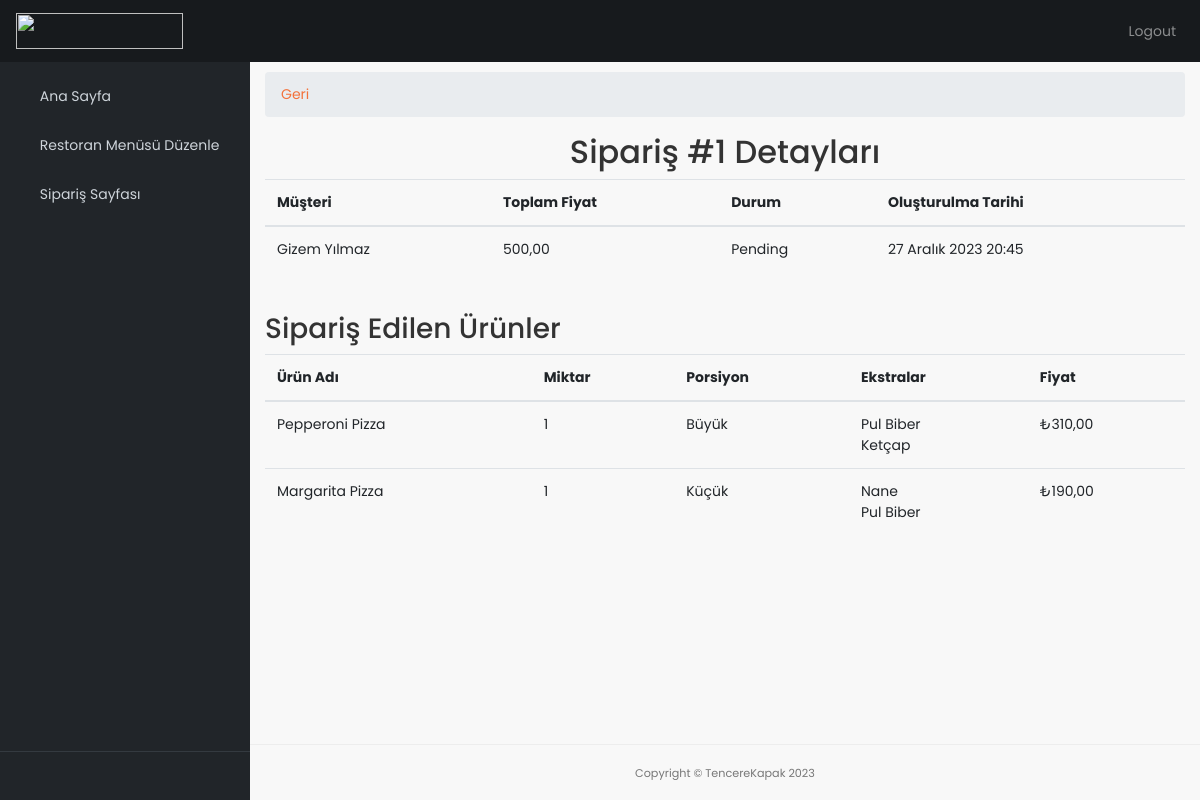
The page /order-detail/1/ (signed in) on the database its author committed.
### fooddelivery/models.py (models this page shows, shortened)
class Order(models.Model):
    STATUS = (
        ('pending', 'Pending'),
        ('approved', 'Approved'),
        ('rejected', 'Rejected'),
        ('delivered', 'Delivered'),
    )
    customer = models.ForeignKey(Customer, on_delete=models.CASCADE, related_name="orders")  # Hangi kullanıcının siparişi olduğu
    menu = models.ManyToManyField(Menu, through='OrderItem')  # Hangi ürünlerin siparişte olduğu
    total_price = models.DecimalField(max_digits=10, decimal_places=2, default=0.00)
    status = models.CharField(max_length=10, choices=STATUS, default='pending')
    shipping_address = models.ForeignKey(Adress, on_delete=models.CASCADE, related_name='orders_adresses')
    payment_method = models.CharField(max_length=100, null=False, blank=False, default='nakit')
    reviewed = models.BooleanField(default=False)
    created_at = models.DateTimeField(auto_now_add=True)
    updated_at = models.DateTimeField(auto_now=True)
    class Meta:
        db_table = 'order'
        verbose_name = 'Order'
        verbose_name_plural = 'Orders'

class Customer(AbstractBaseUser, PermissionsMixin):
    name = models.CharField(max_length=100, null=False, blank=False)
    email = models.EmailField(null=False, blank=False, unique=True)
    phone = models.CharField(max_length=10, null=True, blank=False, validators=[phone_number_validator])
    address = models.ManyToManyField('Adress', related_name='customers', blank=True)
    date_joined = models.DateTimeField(default=timezone.now)
    is_staff = models.BooleanField(default=False)
    is_active = models.BooleanField(default=True)
    objects = CustomerManager() # CustomerManager classını kullanarak kullanıcı oluşturmak için
    USERNAME_FIELD = 'email' # email alanı ile giriş yapılacak
    REQUIRED_FIELDS = ['name'] # kullanıcı oluştururken name alanı da zorunlu olacak
    class Meta:
        ordering = ['email']
        db_table = 'customer'
        verbose_name = 'Customer'
        verbose_name_plural = 'Customers'
        app_label = 'fooddelivery'

class OrderItem(models.Model):
    order = models.ForeignKey(Order, on_delete=models.CASCADE, related_name='orderitems')
    menu = models.ForeignKey(Menu, on_delete=models.CASCADE, related_name='menus')
    quantity = models.PositiveIntegerField()
    portion = models.ForeignKey(Portion, on_delete=models.SET_NULL, null=True, blank=True)
    extras = models.ManyToManyField(Extras, blank=True)
    shipping = models.ForeignKey(Adress, on_delete=models.CASCADE, related_name='orderitems_adresses')
    class Meta:
        db_table = 'order_item'
        verbose_name = 'Order Item'
        verbose_name_plural = 'Order Items'
    @property
    def total_item_price(self):
        total_price = self.menu.price
        if self.portion:
            total_price += self.portion.price
        for extra in self.extras.all():
            total_price += extra.price
        return total_price * self.quantity

class Menu(models.Model):
    restaurant = models.ForeignKey(Restaurant, on_delete=models.CASCADE, related_name='menus')
    name = models.CharField(max_length=150)
    price = models.DecimalField(null=False, max_digits=6, decimal_places=2, validators=[MinValueValidator(Decimal('0.01'))])
    description = models.TextField(null=False, blank=True)
    category = models.ForeignKey(Menu_Category, on_delete=models.CASCADE, related_name='menu_items')
    quantity = models.PositiveIntegerField()
    product_image = models.ImageField(upload_to='products/img', null=False, blank=True)
    extras = models.ManyToManyField(Extras, related_name='menus', blank=True)
    portions = models.ManyToManyField(Portion, related_name='menus', blank=False)
    is_active = models.BooleanField(default=True)
    created_at = models.DateTimeField(auto_now_add=True)
    updated_at = models.DateTimeField(auto_now=True)
    class Meta:
        db_table = 'menu'
        verbose_name = 'Menu'
        verbose_name_plural = 'Menus'

class Portion(models.Model):
    name = models.CharField(max_length=30, null=False, blank=False)
    price = models.DecimalField(null=False, max_digits=6, decimal_places=2, validators=[MinValueValidator(Decimal('0.00'))])
    class Meta:
        db_table = 'portions'
        verbose_name = 'Portion'
        verbose_name_plural = 'Portions'
    def __str__(self):
        return f'{self.name}'

class Extras(models.Model):
    name = models.CharField(max_length=30, null=False, blank=True)
    price = models.DecimalField(null=False, max_digits=6, decimal_places=2, validators=[MinValueValidator(Decimal('0.01'))])
    class Meta:
        db_table = 'extras'
        verbose_name = 'Extra'
        verbose_name_plural = 'Extras'

### restaurants/views.py (the view)
# urls.py: path('order-detail/<int:order_id>/', views.order_detail, name='order-detail'),
@login_required
def order_detail(request, order_id):
    order = get_object_or_404(Order, id=order_id)
    order_items = order.orderitems.all()
    context = {
        'order': order,
        'order_items': order_items,
    }
    return render(request, 'order_detail.html', context)

### restaurants/templates/order_detail.html
{% extends "adminbase.html" %}
{% load static %}
{% block content %}
<div class="content-wrapper">
    <div class="container-fluid">
        <ol class="breadcrumb">
            <li class="breadcrumb-item">
                <a href="/order-list">Geri</a>
            </li>
        </ol>
        <div class="order-details">
            <h2 class="text-center">Sipariş #{{ order.id }} Detayları</h2>
            <div class="table-responsive">
                <table class="table">
                    <thead>
                        <tr>
                            <th>Müşteri</th>
                            <th>Toplam Fiyat</th>
                            <th>Durum</th>
                            <th>Oluşturulma Tarihi</th>
                        </tr>
                    </thead>
                    <tbody>
                        <tr>
                            <td>{{ order.customer.name }}</td>
                            <td>{{ order.total_price }}</td>
                            <td>{{ order.get_status_display }}</td>
                            <td>{{ order.created_at }}</td>
                        </tr>
                    </tbody>
                </table>
            </div>
            <h3 class="mt-4">Sipariş Edilen Ürünler</h3>
            <div class="table-responsive">
                <table class="table">
                    <thead>
                        <tr>
                            <th>Ürün Adı</th>
                            <th>Miktar</th>
                            <th>Porsiyon</th>
                            <th>Ekstralar</th>
                            <th>Fiyat</th>
                        </tr>
                    </thead>
                    <tbody>
                        {% for item in order_items %}
                            <tr>
                                <td>{{ item.menu.name }}</td>
                                <td>{{ item.quantity }}</td>
                                <td>{{ item.portion }}</td>
                                <td>
                                    {% for extra in item.extras.all %}
                                        {{ extra.name }}<br>
                                    {% endfor %}
                                </td>
                                <td>₺{{ item.total_item_price }}</td>
                            </tr>
                        {% endfor %}
                    </tbody>
                </table>
            </div>
        </div>
    </div>
</div>
{% endblock %}

### restaurants/static/admincss/css/admin.css (style rules this page uses)
html { position: relative; min-height: 100%; }
body { overflow-x: hidden; }
body.sticky-footer { margin-bottom: 62px; }
body.sticky-footer .content-wrapper { min-height: calc(100vh - 62px - 62px); }
body.fixed-nav { padding-top: 56px; }
.content-wrapper { min-height: calc(100vh - 62px); padding-top: 1rem; }
.content-wrapper { overflow-x: hidden; background: white; }
@media (min-width: 992px) { .content-wrapper { margin-left: 250px; } }
body { background: #f8f8f8; color: #777 !important; font-family: "Poppins", Helvetica, sans-serif; font-size: 14px; font-size: 0.875rem; }
.content-wrapper { background: #f8f8f8; }
h1, h2, h3, h4, h5, h6 { color: #333 !important; }
a { color: #f3723b; text-decoration: none; -moz-transition: all 0.5s ease-in-out; -o-transition: all 0.5s ease-in-out; -webkit-transition: all 0.5s ease-in-out; -ms-transition: all 0.5s ease-in-out; transition: all 0.5s ease-in-out; outline: none; }

### rows shown on the page
Order: id "1", customer.name "Gizem Yılmaz", total_price "500,00", status "Pending", created_at "27 Aralık 2023 20:45"
OrderItem: menu.name "Pepperoni Pizza", quantity "1", portion "Büyük", total_item_price "310,00"
Extras: name "Pul Biber"
Extras: name "Ketçap"
OrderItem: menu.name "Margarita Pizza", quantity "1", portion "Küçük", total_item_price "190,00"
Extras: name "Nane"
